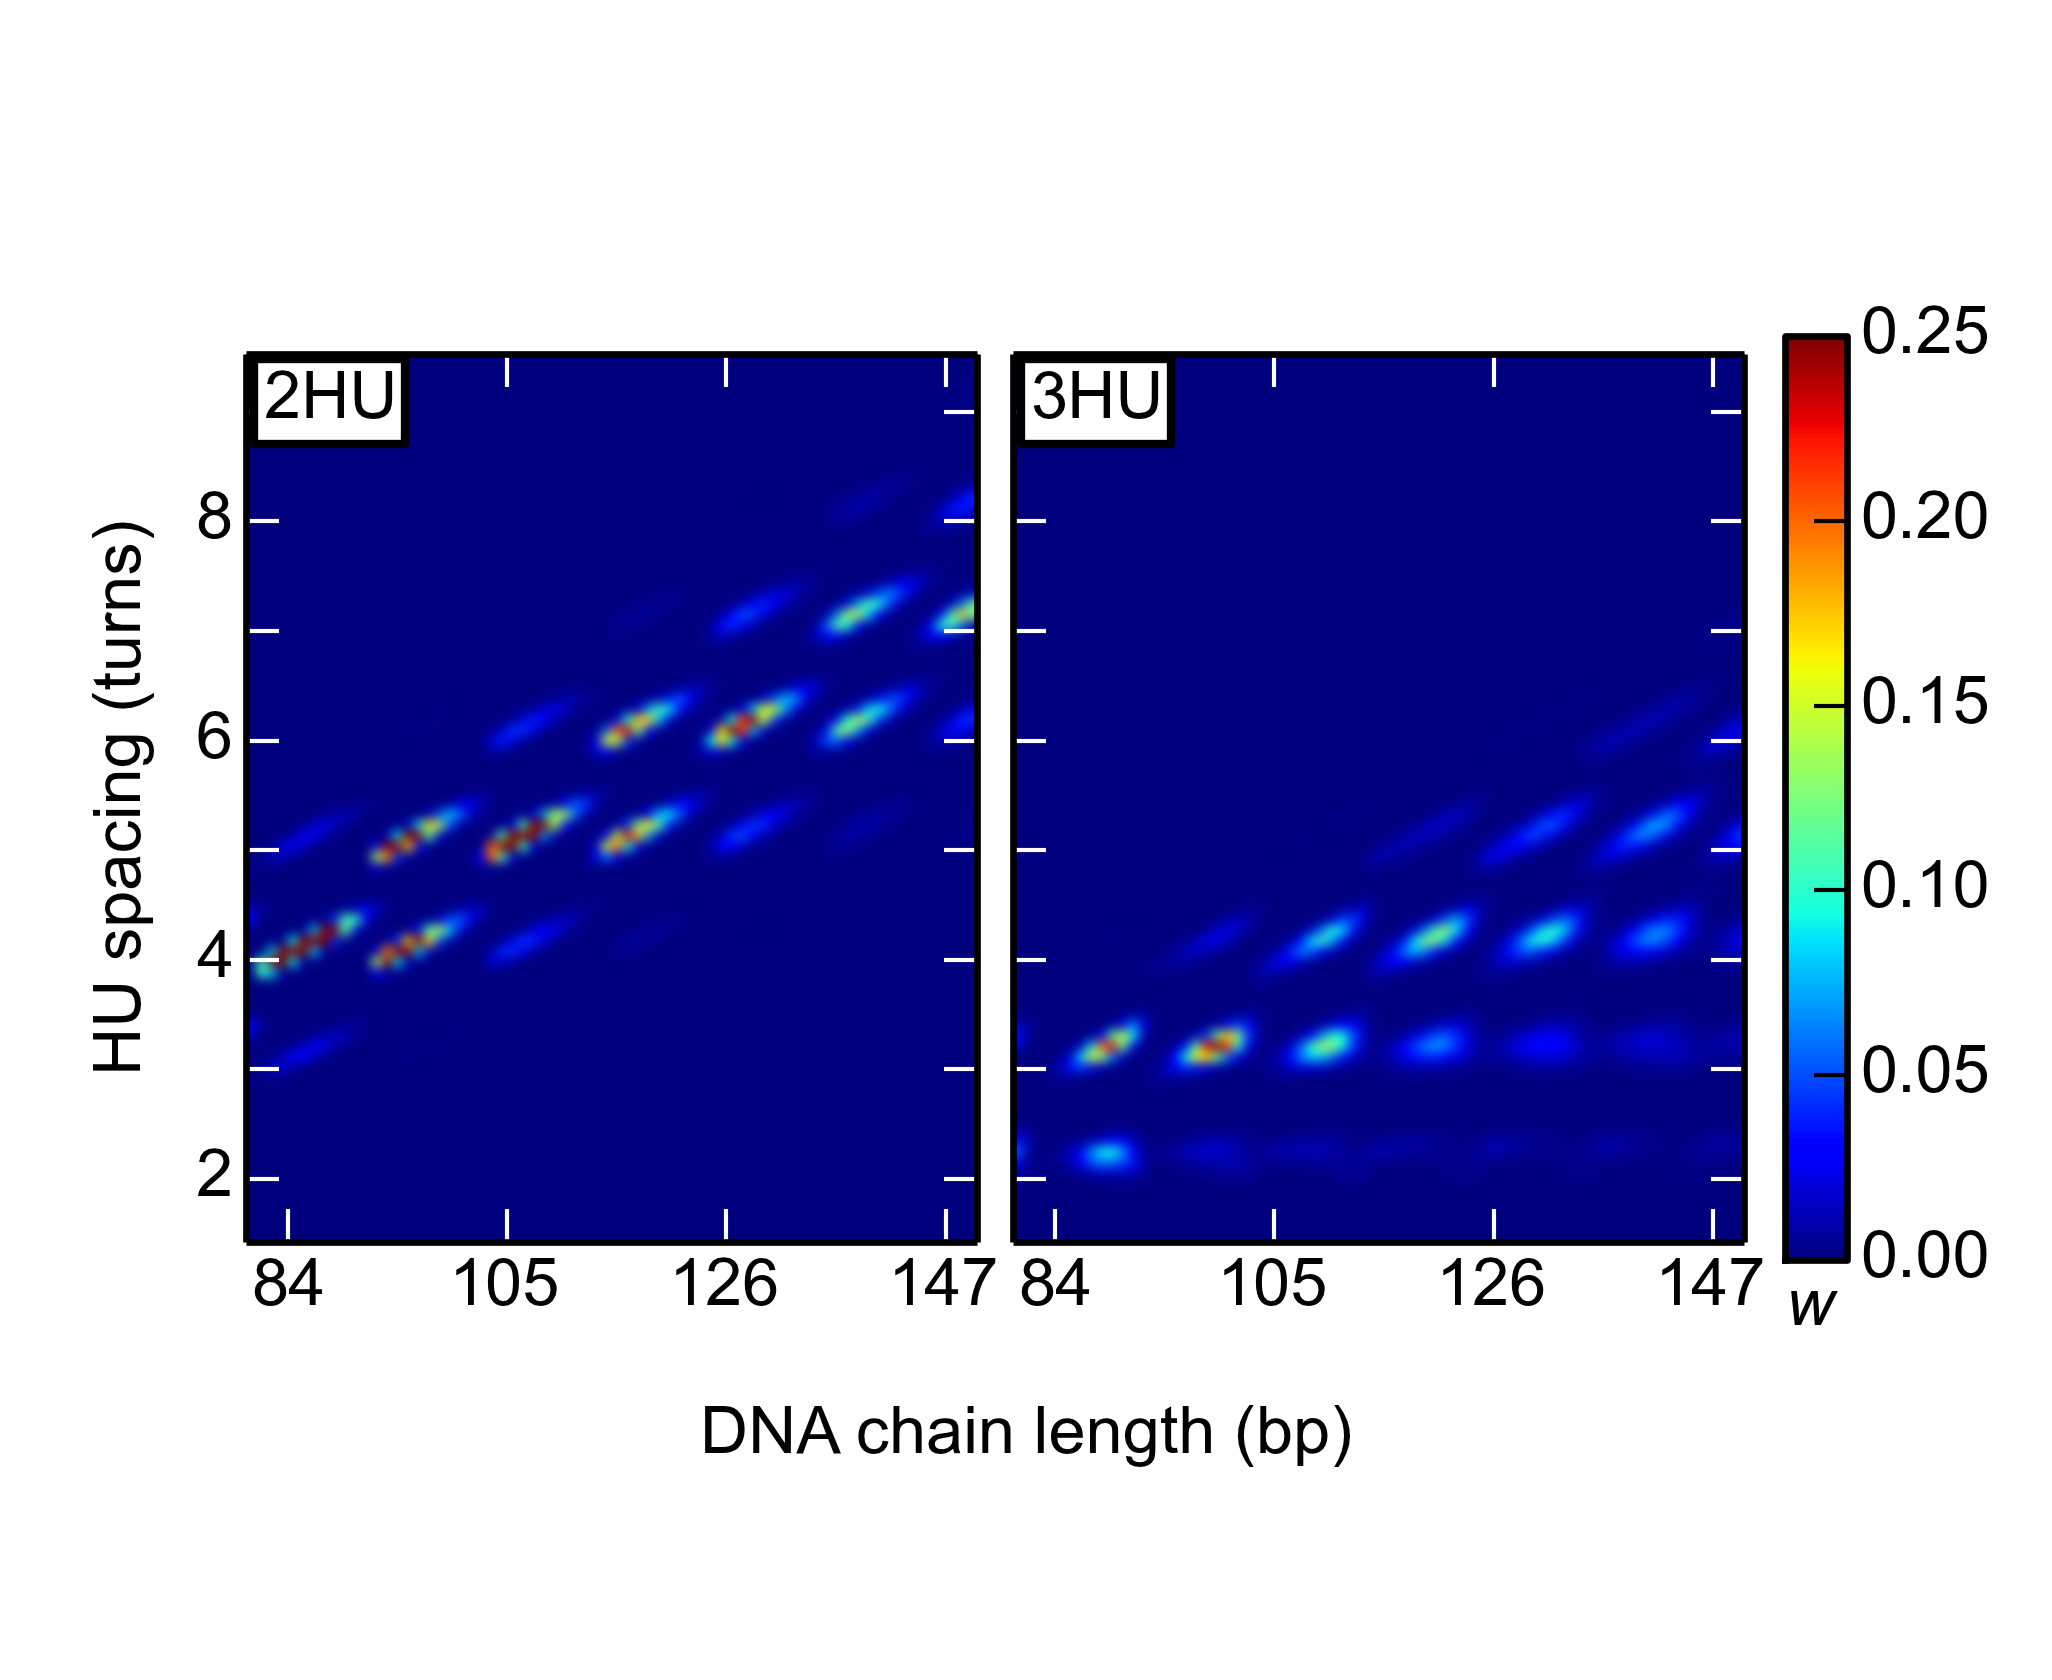

Reproduce this figure in Python.
from matplotlib.pyplot import *
import pandas as pd
import numpy as np
import math
import matplotlib.colors as colors
import matplotlib.gridspec as gridspec

fig={'figsize':(3.42,2.8),'dpi':600}
font = {'family':'Arial','weight':'normal','size':7}
rc('font', **font)
rc('figure',**fig)

gs1=gridspec.GridSpec(1,2)
gs1.update(left=0.12, right=0.85, wspace=0.05,top=0.9,bottom=0.15)
ax1=subplot(gs1[0])
ax2=subplot(gs1[1])
gs2=gridspec.GridSpec(1,1)
gs2.update(left=0.87, right=0.9,top=0.8,bottom=0.25)
ax3=subplot(gs2[0])


rcParams.update({'font.size': 8,
			     'backend': 'pdf',
			     'axes.labelsize':  8,
			     'text.fontsize':   8,
			     'legend.fontsize': 8,
			     'xtick.labelsize': 8,
			     'ytick.major.pad': 2,
			     'xtick.major.pad': 2,
			     'ytick.labelsize': 8,
'axes.linewidth': .8,
			     'lines.linewidth': .1,
			     'mathtext.fontset': 'custom',
			     'mathtext.default': "regular",
			     'mathtext.rm': "Arial",
			     'mathtext.it': "Arial:italic",
			     'font.sans-serif': "Arial",
			     'font.family': "Arial",
			     'font.style': 'normal',
			     'text.usetex': False,
			     'savefig.dpi': 600,
			     'figure.dpi': 600})

#the probability that the DNA is bound by 2HU or 3HU
filename="C:\Users\honey66clover\Desktop\Weijuan\DNA\HU\sample pictures2\s2\j factor and binding probabilities 1per50.csv"
df=pd.read_table(filename,sep=',')
prob2=df['2HU(1HU/50)'] #prob2[2] is for chain length 82
prob3=df['3HU(1HU/50)']
print prob2[2]

filename="C:\Users\honey66clover\Desktop\Weijuan\DNA\HU\sample pictures2\s2\HU2_spacing_probability_HU+37.csv" 
df=pd.read_table(filename,sep=',')
bp=df['N(bp)']
p1=df['1']
x=range(0,70)
y=range(1,150)
X, Y = np.meshgrid(x, y)
z=df.values
for i in range(0,70):
    z[i,]=z[i,]*prob2[i]
Z=z[X,Y] #z[3,41] is for chain length 83 at position 41
Z=np.nan_to_num(Z)
Z=np.around(Z,decimals=3)

#Z[Z>0.35]=0.35

#t=1/(Z*100)
#t=np.around(t,decimals=3)
#im=imshow(Z, interpolation='bicubic', origin='lower',cmap=None,norm = colors.Normalize(vmin=0, vmax =1, clip=False), extent=(80,150,0,150))
im1=ax1.imshow(Z, interpolation='bicubic', origin='lower',cmap=None,vmin=0,vmax=0.25,extent=(80,150,0,150))
#im1.set_clim=(0,0.35)
#ax1.xlabel('chain length')
#ax1.ylabel('HU position')
#levels =np.arange(0, 1, 0.1)
#CS=contour(Z, levels, hold='on', colors = 'k', origin='image', extent=(80,150,80,150))
#colorbar(im, orientation='vertical',shrink=0.3)
ax1.set_ylim(15,100)
majorLocator   = MultipleLocator(10.5)
#majorFormatter = FormatStrFormatter('%d')
#minorLocator   = MultipleLocator(10.5)
ax1.yaxis.set_major_locator(majorLocator)
#ax1.yaxis.set_minor_locator(minorLocator)
#ax1.yaxis.set_major_formatter(majorFormatter)
#ax1.yaxis.set_minor_locator(minorLocator)
ax1.set_yticklabels(['',2,'',4,'',6,'',8])
setp( ax1.get_yticklabels())

filename="C:\Users\honey66clover\Desktop\Weijuan\DNA\HU\sample pictures2\s2\HU3_spacing_probability_HU+37.csv" 
df=pd.read_table(filename,sep=',')
bp=df['N(bp)']
p1=df['1']
x=range(0,70)
y=range(1,150)
X, Y = np.meshgrid(x, y)
z=df.values
for i in range(0,70):
    z[i,]=z[i,]*prob3[i]
Z=z[X,Y]
Z=np.nan_to_num(Z)
Z=np.around(Z,decimals=3)
#Z[Z>0.35]=0.35

#t=1/(Z*100)
#t=np.around(t,decimals=3)

#This is for color scale
#im=imshow(Z, interpolation='bicubic', origin='lower',cmap=None,norm = colors.Normalize(vmin=0, vmax =1, clip=False), extent=(80,150,0,150))
im2=ax2.imshow(Z, interpolation='bicubic', origin='lower',cmap=None,vmin=0,vmax=0.25,extent=(80,150,0,150))
#im2.set_clim=(0,0.35)
ax2.set_ylim(15,100)
ax2.yaxis.set_major_locator(majorLocator)
#ax2.yaxis.set_minor_locator(minorLocator)
#ax1.yaxis.set_major_formatter(majorFormatter)
#ax1.yaxis.set_minor_locator(minorLocator)
#ax2.set_yticklabels([0,1,2,3,4,5,6,7,8,9,10,11,12,13,14,15])
setp( ax2.get_yticklabels())
#This is for grey scale
#im=imshow(Z, interpolation='bicubic', origin='lower',cmap=cm.gray_r,norm = colors.Normalize(vmin=0, vmax =1, clip=False), extent=(80,150,0,150))

ax1.set_ylabel('HU spacing (turns)')
#ax1.set_ylim(10,100)
#ax1.set_yticks([20,40,60,80])
ax1.set_xticks([84,105,126,147])

#ax2.set_xlabel('DNA chain length (bp)')
#ax2.set_ylim(10,100)
#ax2.set_yticks([20,40,60,80])
ax2.set_xticks([84,105,126,147])

ax1.text(81.9, 93.9,'2HU',bbox={'facecolor':'white', 'alpha':1., 'pad':3},fontsize=8)
ax2.text(81.9, 93.9,'3HU',bbox={'facecolor':'white', 'alpha':1., 'pad':3},fontsize=8)
ax2.text(50, -5.2,'DNA chain length (bp)',fontsize=8)
ax1.text(0.1, 0.5, 'HU position', ha='center', va='center', rotation='vertical',fontsize=7)
#levels =np.arange(0, 1, 0.1)
#CS=contour(Z, levels, hold='on', colors = 'k', origin='image', extent=(80,150,80,150))
#ax2.colorbar(im, orientation='vertical',shrink=0.5)
colorbar(im2, ticks=[0,0.05,0.1,0.15,0.2,0.25,0.3,0.35],cax=ax3)
#majorLocator = MultipleLocator(0.04)
#majorFormatter = FormatStrFormatter('%d')
#minorLocator   = MultipleLocator(1)
#ax3.yaxis.set_major_locator(majorLocator)
#ax3.yaxis.set_minor_locator(minorLocator)

ax1.xaxis.set_tick_params(color='w')
ax1.yaxis.set_tick_params(color='w')
ax2.xaxis.set_tick_params(color='w')
ax2.yaxis.set_tick_params(color='w')
    
#ax3.set_yticks([0.1,0.2,0.3])    
#ax3.set_yticklabels([0,'',0.1,'',0.2,'',0.3])
ax3.text(0, -0.07,r'$\mathit{w}$',fontsize=8)
setp(ax2.get_yticklabels(),visible=False)

savefig('C:\Users\honey66clover\Desktop\Weijuan\DNA\HU\sample pictures2\s2\s2.4.png', dpi=600) 